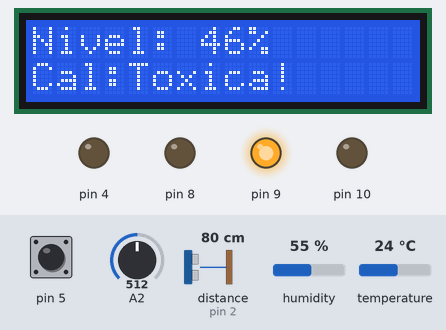
This program was run on a simulated Arduino Uno, built with avr-gcc and run on an emulated ATmega328P. On the bench: 16×2 character LCD, output pins drawn as LEDs (lit = HIGH). Wiring (inferred from the names in the program): ultrasonic range finder: trigger pin 3; echo pin 2. The test bench sets the inputs (shaded band); at power-on: pin 5 HIGH, A2 = 512, distance to the obstacle (sensor on pin 2) 80 cm, humidity 55 %, temperature 24 °C. The echo pulse lasts 58.3 µs per cm; pins used as bus, display or sensor lines are not drawn; what the program prints to the serial monitor is not drawn.

Above: at 3.8 s.
3.9 s: pin 5 pulled LOW for 0.15 s
At 5.0 s:
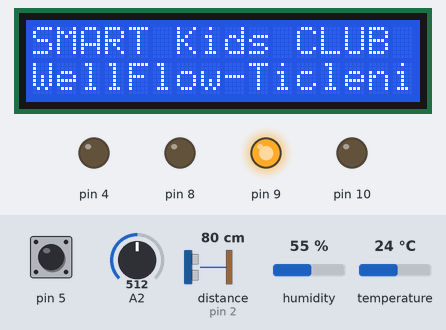
8.2 s: A2 set to 414
12.3 s: A2 set to 381
At 15.6 s:
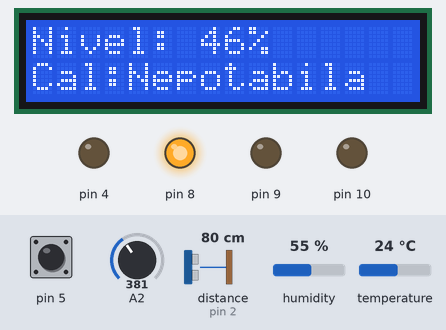
16.4 s: pin 5 pulled LOW for 1 s
At 21.4 s:
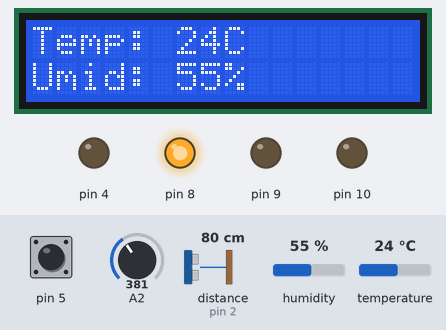
21.5 s: A2 set to 163
25.6 s: A2 set to 136
At 28.4 s:
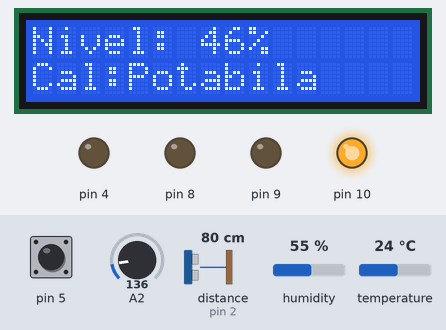
Timing chart, 0 to 29.7 s (numbered marks = the images above; inputs shaded):
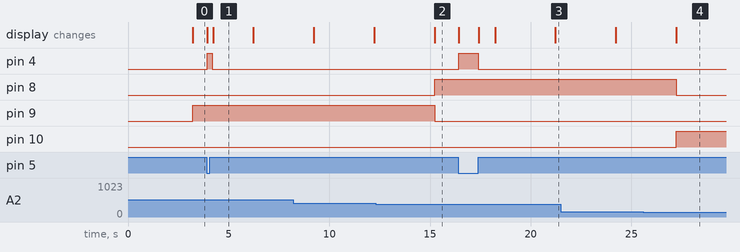

The program:

main.cpp
```cpp
#include <Arduino.h>
#include <ArduinoJson.h>
#include <DHT.h>
#include <Wire.h>
#include <LiquidCrystal_I2C.h>
// namespaces

namespace Log{
  void err(const char*);
  void log(const char*);
  void logData();
}

template <typename DATA>
class List{

  struct El{
    El* next, *prev;
    DATA* data;
    El():next(nullptr), prev(nullptr), data(nullptr){};
  };

  El* head, *tail;
  int count;

  El* nodeAt(int at){
    if(at < 0 || at >= count){
      String msg = "List::nodeAt - index out of bounds: ";
      msg += at;
      Log::err(msg.c_str());
      return nullptr;
    }
    El* cur = head;
    for(int i = 0; i < at; i++)
      cur = cur->next;
    return cur;
  }

public:

  List():head(nullptr), tail(nullptr), count(0){}

  List(DATA& data):head(nullptr), tail(nullptr), count(0){
    add(data);
  }

  ~List(){
    clear();
  }

  int len(){
    return count;
  }

  bool isEmpty(){
    return count == 0;
  }

  void add(DATA& data){
    El* el = new El();
    el->data = new DATA(data);

    if(head == nullptr){
      head = tail = el;
    }else{
      el->prev = tail;
      tail->next = el;
      tail = el;
    }
    count++;
  }

  void add(DATA& data, int at){
    if(at < 0 || at > count){
      String msg = "List::add - index out of bounds: ";
      msg += at;
      Log::err(msg.c_str());
      return;
    }

    if(at == count){
      add(data); // append, reuses tail logic above
      return;
    }

    El* el = new El();
    el->data = new DATA(data);

    if(at == 0){
      el->next = head;
      head->prev = el;
      head = el;
    }else{
      El* pos = nodeAt(at);
      El* before = pos->prev;

      el->next = pos;
      el->prev = before;
      before->next = el;
      pos->prev = el;
    }
    count++;
  }

  DATA* get(int at){
    El* el = nodeAt(at);
    return el ? el->data : nullptr;
  }

  void remove(int at){
    El* el = nodeAt(at);
    if(el == nullptr) return; // nodeAt already logged the error

    if(el->prev) el->prev->next = el->next;
    else head = el->next;

    if(el->next) el->next->prev = el->prev;
    else tail = el->prev;

    delete el->data;
    delete el;
    count--;
  }

  void clear(){
    El* cur = head;
    while(cur){
      El* next = cur->next;
      delete cur->data;
      delete cur;
      cur = next;
    }
    head = tail = nullptr;
    count = 0;
  }

  void remove(DATA& target){
    El* cur = head;

    while(cur){
      if(*(cur->data) == target){
        if(cur->prev) cur->prev->next = cur->next;
        else head = cur->next;

        if(cur->next) cur->next->prev = cur->prev;
        else tail = cur->prev;

        delete cur->data;
        delete cur;
        count--;
        return;
      }
      cur = cur->next;
    }

    Log::err("List::remove - element not found");
  }
};

namespace TaskScheduler{
  struct Task{
    unsigned long interval;
    unsigned long lastRun;
    int run_count;
    void (*func)();

    Task(){
      interval = lastRun = 0;
      func = nullptr;
      run_count = -1;
    }

    Task(unsigned long _interval, void(*_func)(), int run_count=-1) : interval(_interval), lastRun(millis()), func(_func), run_count(run_count) {}

    int update(unsigned long now){
      int runs = 0;
      if(func != nullptr && (unsigned long)(now - lastRun) >= interval){
        lastRun += interval;
        func();
        runs++;
      }
      return runs;
    }

    bool operator==(const Task& other) const {
      return func == other.func &&
            interval == other.interval &&
            lastRun == other.lastRun &&
            run_count == other.run_count;
    }

  };

  List<Task> Tasks;

  void add_task(void (*func)(), unsigned long interval, int run_count=-1){
    Task t = {interval, func, run_count};
    Tasks.add(t);
  }

  void update(){
    unsigned long now = millis();
    unsigned int task_len = Tasks.len();

    for (unsigned int i = 0; i < task_len; i++){
      Task* cur = Tasks.get(i);
      if(cur == nullptr) continue; // shouldn't happen, but nodeAt logs+bails on bad index

      int runs = cur->update(now);

      if(cur->run_count == -1){
        continue; // infinite task, or it didn't fire this call
      }

      cur->run_count -= runs;
      if(cur->run_count <= 0){
        Tasks.remove(i); // index-based, avoids the operator== ambiguity
        i--;              // list shifted down, recheck this index next iteration
      }
    }
  }

  long get_time_left(void (*target_func)()){
    unsigned long now = millis();
    for (unsigned int i = 0; i < Tasks.len(); i++){
      Task* cur = Tasks.get(i);
      if(cur && cur->func == target_func){
        unsigned long elapsed = now - cur->lastRun;
        if (elapsed >= cur->interval) return 0;
        return (cur->interval - elapsed);
      }
    }
    return -1; // task-ul nu a fost găsit
  }

  void reset_task(void (*target_func)()){
    for (unsigned int i = 0; i < Tasks.len(); i++){
      Task* cur = Tasks.get(i);
      if(cur && cur->func == target_func){
        cur->lastRun = millis();
        return;
      }
    }
  }

}

namespace Lcd{
  bool lockScreen = false;
  LiquidCrystal_I2C lcd(0x27, 16, 2);
  constexpr int max_screens = 3; // < max_screen
  unsigned int screen=0;
  void prt(const char*, const char*);
  void loadScreen(int);//loads specific screen - cancel if its the same
  unsigned int getNextScreen();//returns value of next screen
  void processNext(); //gets and loads next screen in order - looping
}

namespace WaterQuality {
  int readRaw();
  void updateLEDs();
}


namespace WaterPump{
  bool inUse();
  void set(bool);
  void clean();
  void beginPumpProtocol();
  void stopPumpProtocol();
}

// namespaces for variables + variables

namespace Pins{
  constexpr int BUTTON = 5;
  constexpr int WATER_QUAL_SENS = A2;

  constexpr int LED_OK = 10;
  constexpr int LED_POOR_WATER = 8;
  constexpr int LED_ERROR = 9;

  constexpr int ULTRASONIC_ECHO = 2;
  constexpr int ULTRASONIC_TRIG = 3;

  constexpr int WATER_PUMP = 4;
}

namespace Dist{
  float distToBottom = 150.0, distToTop = 0.0;
  float getDistanceCm(int, int);
  float getLevel();
  float getLevel(float);
}

#define DHTTYPE DHT11
#define DHTPIN A1

constexpr const unsigned int logIntervalMs = 2000;
String serialBuffer;

// Plain namespace cache of the latest sensor/state values (single instance,
// so no need for a struct+object). Replaces the old global JsonDocument
// "data" variable, which relied on a heap-allocating copy (data = doc;)
// that could silently fail under low SRAM and leave fields as null. Plain
// variables have a fixed size and never allocate, so this can't fail silently.
namespace SensorData{
  bool button=false, okLed=false, poorWaterLed=false, errorLed=false;
  float distance=0;
  int sram=0;
  float outsideTemp=0, outsideHum=0;
  int waterQuality=0;
}

// classes & structs for sensor or other things

DHT dht(DHTPIN, DHTTYPE);

struct Dht_var{
  float temperature, humidity;

  Dht_var():temperature(0.0f),humidity(0.0f){}

  Dht_var(float t, float h) : temperature(t), humidity(h){}
};

// other function definitions

bool getButton(int);
bool getLedState(int);
void readSerial(void (*)(JsonDocument&));
void serialTask();
void processCommands(JsonDocument&);

Dht_var getTempAndHum(DHT _dht);
int freeSRAM();
void waterPumpButtonCheck();

// essential arduino functions

void setup() {
  Serial.begin(9600);

  pinMode(Pins::BUTTON, INPUT_PULLUP);

  pinMode(Pins::LED_OK, OUTPUT);
  pinMode(Pins::LED_POOR_WATER, OUTPUT);
  pinMode(Pins::LED_ERROR, OUTPUT);

  pinMode(Pins::ULTRASONIC_TRIG, OUTPUT);
  pinMode(Pins::ULTRASONIC_ECHO, INPUT);

  pinMode(Pins::WATER_PUMP, OUTPUT);
  pinMode(Pins::WATER_QUAL_SENS, INPUT);

  TaskScheduler::add_task(serialTask, 1);
  TaskScheduler::add_task(Log::logData, 1000); // DHT11 needs ~1s between reads
  TaskScheduler::add_task(Lcd::processNext, 3000);
  TaskScheduler::add_task(WaterPump::clean, 60000);
  TaskScheduler::add_task(waterPumpButtonCheck, 50);
  TaskScheduler::add_task(WaterQuality::updateLEDs, 3000);

  dht.begin();

  Lcd::lcd.init();
  Lcd::lcd.backlight();
  Lcd::prt("CK Ticleni      ", "Starting...     ");
}

void loop() {
  TaskScheduler::update();
}

// get values functions

bool getButton(int button){
  return !digitalRead(button);
}

bool getLedState(int led){
  return digitalRead(led);
}

float Dist::getDistanceCm(int echoPin, int trigPin){
  float duration, distance;

  digitalWrite(trigPin, LOW);
  delayMicroseconds(2);
  digitalWrite(trigPin, HIGH);
  delayMicroseconds(10);
  digitalWrite(trigPin, LOW);

  duration = pulseIn(echoPin, HIGH);
  distance = (duration*.0343)/2;
  return distance;
}

Dht_var getTempAndHum(DHT _dht){
  Dht_var v;
  v.humidity = _dht.readHumidity();
  v.temperature = _dht.readTemperature();

  if(isnan(v.temperature) || isnan(v.humidity)){
    Log::err("Could not read temp or hum.");
    return Dht_var(0, 0);
  }
  return v;
}

// read and process functions

void readSerial(void (*func)(JsonDocument&)){
  while(Serial.available()){
    char c = Serial.read();
    if (c == '\n') {
      JsonDocument doc;

      if (deserializeJson(doc, serialBuffer) == DeserializationError::Ok) {
        Log::log("Received Serial.");
        func(doc);
      } else {
        Log::err("Invalid JSON");
      }

      serialBuffer = "";

    }
    else {
        serialBuffer += c;
    }
  }
}

void serialTask(){
  readSerial(processCommands);
}

void processCommands(JsonDocument &doc){
  if(!doc.is<JsonArray>()){
    Log::err("Read JSON object is not an array.");
    return;
  }

  JsonArray arr = doc.as<JsonArray>();

  for(JsonObject obj : arr){
    const char* type = obj["type"];
    if(type == nullptr){
      Log::err("Missing type");
    }else if (strcmp(type, "command") == 0){

      const char* cmd = obj["command"];

      if(cmd == nullptr){
        Log::err("Missing command");
      }else if(strcmp(cmd, "set_led") == 0){
        //leds are - led_ok, led_poor_water, led_err

        const char* led = obj["led"];

        if(!obj["value"].is<bool>()){
          Log::err("Value is not a bool in led command.");
          continue;
        }

        bool val = obj["value"];

        if(led == nullptr){
          Log::err("Missing led");
        }else if(strcmp(led, "led_ok") == 0){
          digitalWrite(Pins::LED_OK, val ? HIGH : LOW);
        }else if(strcmp(led, "led_poor_water") == 0){
          digitalWrite(Pins::LED_POOR_WATER, val ? HIGH : LOW);
        }else if(strcmp(led, "led_err") == 0){
          digitalWrite(Pins::LED_ERROR, val ? HIGH : LOW);
        }else{
          String msg ="Unknown led:";
          msg += led;
          Log::err(msg.c_str());
        }

      }else{
        String msg = "Unknown command:";
        msg += cmd;
        Log::err(msg.c_str());
      }

    }else{
      String msg = "Unknown type:";
      msg += type;
      Log::err(msg.c_str());
    }
  }
}

// log namespace functions

void Log::logData(){

  JsonDocument doc;

  doc["type"] = "data";

  bool btn   = getButton(Pins::BUTTON);
  bool ok    = getLedState(Pins::LED_OK);
  bool poor  = getLedState(Pins::LED_POOR_WATER);
  bool err   = getLedState(Pins::LED_ERROR);
  float dist = Dist::getDistanceCm(Pins::ULTRASONIC_ECHO, Pins::ULTRASONIC_TRIG);
  float level_perc = Dist::getLevel(dist);
  int sram   = freeSRAM();
  int wq = WaterQuality::readRaw();

  Dht_var _dht_data = getTempAndHum(dht);

  doc["buttonPumping"] = btn;
  doc["okLed"] = ok;
  doc["poorWaterLed"] = poor;
  doc["errorLed"] = err;
  doc["distance"] = dist;
  doc["waterLevel"] = level_perc;
  doc["waterQuality"] = wq;
  doc["SRAM"] = sram;
  doc["outsideTemp"] = _dht_data.temperature;
  doc["outsideHum"] = _dht_data.humidity;
  long cleanTime = TaskScheduler::get_time_left(WaterPump::clean);
  doc["nextCleanSec"] = (cleanTime > 0) ? (cleanTime / 1000) : 0;

  // Cache primitives directly into the namespace - plain assignment, no
  // dynamic allocation, so this can never silently fail like the old
  // "data = doc;" JsonDocument copy could under low SRAM.
  SensorData::button = btn;
  SensorData::okLed = ok;
  SensorData::poorWaterLed = poor;
  SensorData::errorLed = err;
  SensorData::distance = dist;
  SensorData::sram = sram;
  SensorData::waterQuality = wq;

  // Only overwrite the cached temp/humidity on a successful DHT read, so a
  // failed poll doesn't wipe out the last good value.
  if(!isnan(_dht_data.temperature) && !isnan(_dht_data.humidity)){
    SensorData::outsideTemp = _dht_data.temperature;
    SensorData::outsideHum = _dht_data.humidity;
  }

  serializeJson(doc, Serial);
  Serial.println();
}

void Log::log(const char* msg){
  JsonDocument doc;
  doc["type"] = "message";
  doc["message"] = msg;

  serializeJson(doc, Serial);
  Serial.println();
}

void Log::err(const char* err){
  JsonDocument doc;
  doc["type"] = "err";
  doc["err"] = err;

  serializeJson(doc, Serial);
  Serial.println();
}

void Lcd::prt(const char* first_row, const char* second_row){
  Lcd::lcd.setCursor(0, 0);
  Lcd::lcd.print(first_row);
  Lcd::lcd.setCursor(0, 1);
  Lcd::lcd.print(second_row);
}

void Lcd::loadScreen(int screen){
  if(screen == (int)Lcd::screen) return; // matches the declared "cancel if same" behavior

  char r1[17], r2[17]; // 16 chars + null terminator, matches 16x2 LCD


  switch(screen){
    case 0:{
      Lcd::prt("SMART Kids CLUB ", "WellFlow-Ticleni");
      break;
    }
    case 1:{
      char tmp[24];

      int level = (int)Dist::getLevel(SensorData::distance);
      if (level < 0) level = 0;
      if (level > 100) level = 100;

      const char* status = "Necunoscuta";
      if (SensorData::waterQuality <= 150) {
        status = "Potabila";
      } else if (SensorData::waterQuality < 400) {
        status = "Nepotabila";
      } else {
        status = "Toxica!";
      }

      // Formatăm și umplem cu spații până la 16 caractere
      snprintf(tmp, sizeof(tmp), "Nivel: %d%%", level);
      snprintf(r1, sizeof(r1), "%-16.16s", tmp);

      snprintf(tmp, sizeof(tmp), "Cal:%s", status);
      snprintf(r2, sizeof(r2), "%-16.16s", tmp);

      Lcd::prt(r1, r2);
      break;
    }
    case 2:{
      char tmp[24];

      snprintf(tmp, sizeof(tmp), "Temp: %dC", (int)SensorData::outsideTemp);
      snprintf(r1, sizeof(r1), "%-16.16s", tmp);

      snprintf(tmp, sizeof(tmp), "Umid: %d%%", (int)SensorData::outsideHum);
      snprintf(r2, sizeof(r2), "%-16.16s", tmp);

      Lcd::prt(r1, r2);
      break;
    }
    case 3:{
      Lcd::prt("Pumping...      ", " - - - -- - - - ");
      break;
    }
    default:{
      Lcd::prt("Error           ", "Unknown screen  ");
    }
  }

  Lcd::screen = screen;
}

unsigned int Lcd::getNextScreen(){
  if(Lcd::max_screens <= Lcd::screen + 1)
    return 0;
  else
    return Lcd::screen + 1;
}

void Lcd::processNext(){
  if(Lcd::lockScreen) return;
  Lcd::loadScreen(Lcd::getNextScreen());
}

bool WaterPump::inUse(){
  return digitalRead(Pins::WATER_PUMP);
}

void WaterPump::set(bool val){
  digitalWrite(Pins::WATER_PUMP, val?HIGH:LOW);
}

void WaterPump::beginPumpProtocol(){
  if(Lcd::lockScreen) return;
  Lcd::loadScreen(3);
  Lcd::lockScreen = true;
  WaterPump::set(true);
}

void WaterPump::stopPumpProtocol(){
  if(!Lcd::lockScreen) return;
  Lcd::lockScreen = false;
  WaterPump::set(false);
  TaskScheduler::reset_task(WaterPump::clean);
  Lcd::processNext();
}

void WaterPump::clean(){
  WaterPump::beginPumpProtocol();
  TaskScheduler::add_task(WaterPump::stopPumpProtocol, 5000, 1);
}

int freeSRAM() {
    extern int __heap_start, *__brkval;
    int v;
    return (int)&v - (__brkval == 0 ? (int)&__heap_start : (int)__brkval);
}

bool lastButtonState = false;
void waterPumpButtonCheck(){
  bool currentButtonState = getButton(Pins::BUTTON);

  // Dacă starea butonului s-a schimbat față de ultima verificare
  if(currentButtonState != lastButtonState){
    if(currentButtonState){
      WaterPump::beginPumpProtocol(); // Ai apăsat butonul
    } else {
      WaterPump::stopPumpProtocol();  // Ai eliberat butonul
    }
    lastButtonState = currentButtonState; // Salvăm noua stare
  }
}

float Dist::getLevel() {
  return ((distToBottom - getDistanceCm(0, 0)) /
    (distToBottom - distToTop)) * 100.0;
}

float Dist::getLevel(float distance) {
  return ((distToBottom - distance) /
    (distToBottom - distToTop)) * 100.0;
}

int WaterQuality::readRaw() {
  return analogRead(Pins::WATER_QUAL_SENS);
}

void WaterQuality::updateLEDs() {
  int val = readRaw();

  // Resetăm toate LED-urile la fiecare citire
  digitalWrite(Pins::LED_OK, LOW);
  digitalWrite(Pins::LED_POOR_WATER, LOW);
  digitalWrite(Pins::LED_ERROR, LOW);

  // Aplicăm valorile tale de calibrare
  if (val <= 150) {
    digitalWrite(Pins::LED_OK, HIGH);        // Apă curată
  } else if (val < 400) {
    digitalWrite(Pins::LED_POOR_WATER, HIGH); // Apă puțin murdară (200+)
  } else {
    digitalWrite(Pins::LED_ERROR, HIGH);      // Apă foarte sărată / contaminată (~500)
  }
}
```

Measured:
- the behaviour switches between 400 and 399 on A2 (found by bisection; images 1 and 2)
- the behaviour switches between 151 and 150 on A2 (found by bisection; images 3 and 4)
- after the input at 3.9 s, pin 4: LOW → HIGH at once, → LOW 0.26 s later; the display: first changes at once (image 1 shows a later state)
- after the input at 12.3 s, pin 8: LOW → HIGH after 2.9 s; pin 9: HIGH → LOW after 2.9 s; the display: changes after 2.9 s (image 2)
- after the input at 16.4 s, pin 4: LOW → HIGH at once, → LOW 0.97 s later; the display: first changes at once (image 3 shows a later state)
- after the input at 25.6 s, pin 8: HIGH → LOW after 1.6 s; pin 10: LOW → HIGH after 1.6 s; the display: changes after 1.6 s (image 4)
- what the display in image 1 shows lasts 2.0 s, from 4.2 s to 6.2 s
